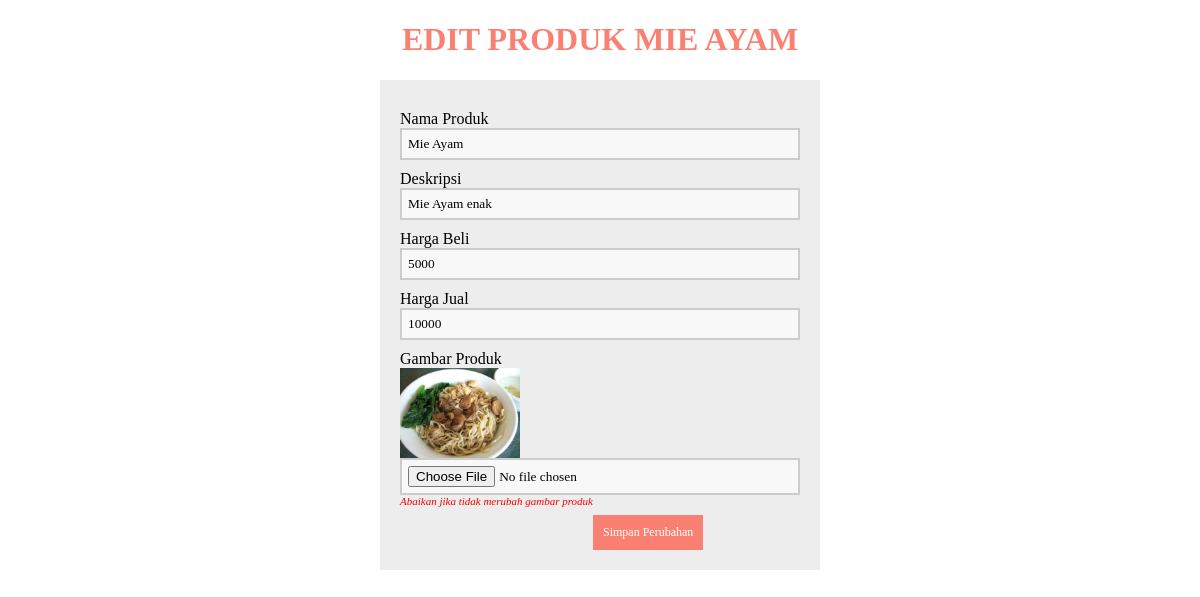
Page /edit_produk.php?id=12 on the committed database.
### tables this page shows
CREATE TABLE `produk` (
  `id` int(11) NOT NULL,
  `nama_produk` varchar(255) NOT NULL,
  `deskripsi` text NOT NULL,
  `harga_beli` int(11) NOT NULL,
  `harga_jual` int(11) NOT NULL,
  `gambar_produk` varchar(255) NOT NULL
);

### edit_produk.php (the view, shortened to what this page needs)
<?php
include 'koneksi.php';
    if(isset($_GET['id'])) {
        $id = ($_GET["id"]);
        $query = "SELECT * FROM produk WHERE id='$id'";
        $result = mysqli_query($koneksi, $query);
        $data = mysqli_fetch_assoc($result);
        } else {
            echo "<script>alert('Masukan data id.');window.location='index.php';</script>";
    }
?>
<!DOCTYPE html>
<html lang="en">
<head>
</head>
<body>
    <center>
        <h1>Edit Produk <?php echo $data['nama_produk']; ?></h1>
    </center>
    <form method="POST" action="proses_edit.php" enctype="multipart/form-data">
        <section class="base">
            <div>
                <label>Nama Produk</label>
                <input type="text" name="nama_produk" value="<?php echo $data['nama_produk']; ?>" autofocus="" required="">
            </div>
            <div>
                <label>Deskripsi</label>
                <input type="text" name="deskripsi" value="<?php echo $data['deskripsi']; ?>">
            </div>
            <div>
                <label>Harga Beli</label>
                <input type="text" name="harga_beli" required="" value="<?php echo $data['harga_beli']; ?>">
            </div>
            <div>
                <label>Harga Jual</label>
                <input type="text" name="harga_jual" required="" value="<?php echo $data['harga_jual']; ?>">
            </div>
            <div>
                <label>Gambar Produk</label>
                <img src="gambar/<?php echo $data['gambar_produk']?>" style="width: 120px;float: left;margin-buttom: 5px;">
                <input type="file" name="gambar_produk">
                <i style="float: left;font-size: 11px;color: red">Abaikan jika tidak merubah gambar produk</i>
            </div>
            <div>
                <button type="submit">Simpan Perubahan</button>
            </div>
        </section>
    </form>
</body>
</html>

### edit_produk.php (style rules this page uses)
* { font-family: "Trebuchet MS"; }
h1 { text-transform: uppercase; color: salmon; }
button { background-color: salmon; color: #fff; padding: 10px; text-decoration: none; font-size: 12px; border: 0px; margin-top: 20px; }
label { margin-top: 10px; float: left; text-align: left; width: 100%; }
input { padding: 6px; width: 100%; box-sizing: border-box; background: #f8f8f8; border: 2px solid #ccc; outline-color: salmon; }
div { width: 100%; height: auto; }
.base { width: 400px; height: auto; padding: 20px; margin-left: auto; margin-right: auto; background: #ededed; }

### rows in the picture
produk: nama_produk "MIE AYAM", nama_produk "Mie Ayam", deskripsi "Mie Ayam enak", harga_beli "5000", harga_jual "10000", gambar_produk (picture)
